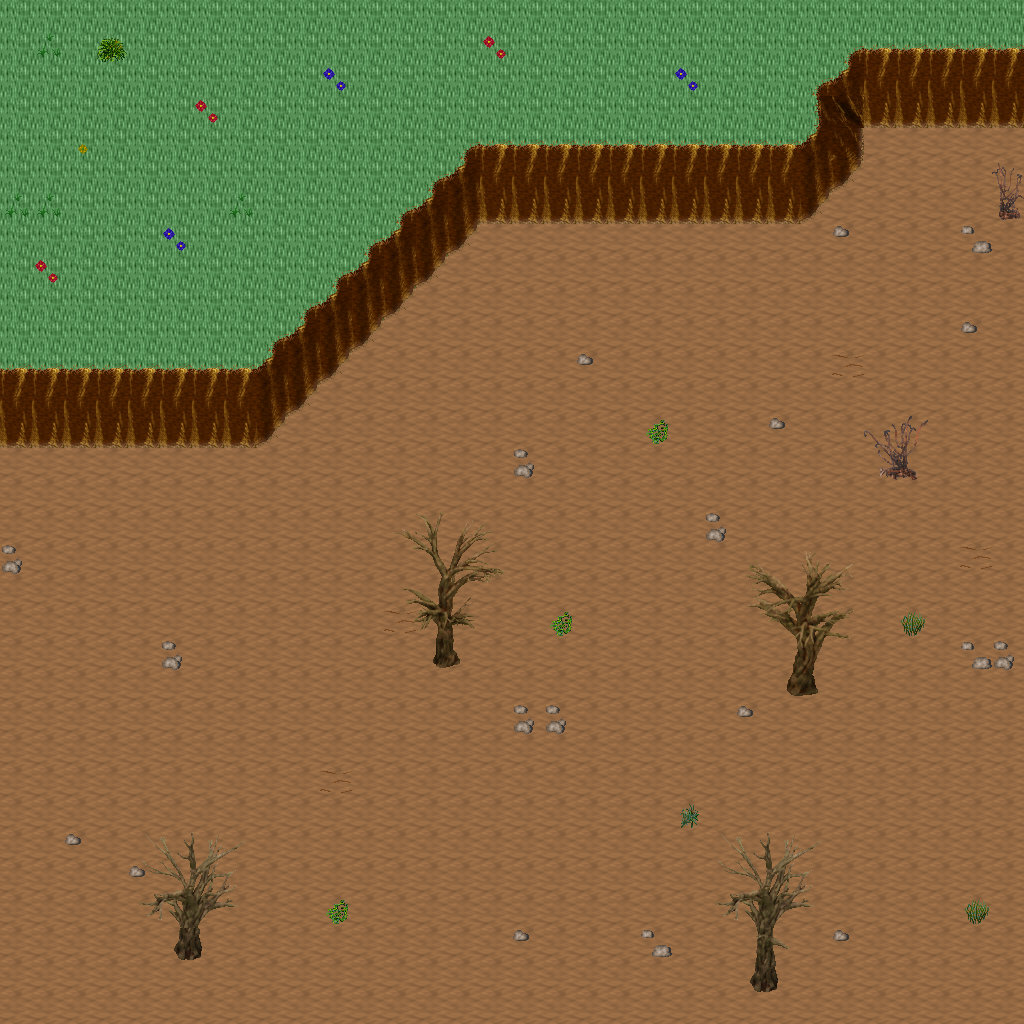

Below is a game level as drawn by its tile map, then a one-line description and the .tmx that defines it (tile-layer data replaced by summaries):
An orthogonal 32x32 tile map with 32x32 px tiles, 5 tile layers (Ground, Objects, Objects2, Above, ...), 1 hidden layer not drawn, 29 tilesets.

<map version="1.10" tiledversion="1.11.0" orientation="orthogonal" renderorder="right-down" width="32" height="32" tilewidth="32" tileheight="32" infinite="0" nextlayerid="11" nextobjectid="1">
 <tileset firstgid="1" name="ground_ground" tilewidth="32" tileheight="32" tilecount="33" columns="3">
  <image source="../drawable/ground_ground.png" width="96" height="352" />
 </tileset>
 <tileset firstgid="34" name="ground_ridge_earth_dark" tilewidth="32" tileheight="32" tilecount="96" columns="12">
  <image source="../drawable/ground_ridge_earth_dark.png" width="384" height="256" />
 </tileset>
 <tileset firstgid="130" name="ground_rock_pebbles" tilewidth="32" tileheight="32" tilecount="3" columns="1">
  <image source="../drawable/ground_rock_pebbles.png" width="32" height="96" />
 </tileset>
 <tileset firstgid="133" name="ground_ladder_steps" tilewidth="32" tileheight="32" tilecount="6" columns="3">
  <image source="../drawable/ground_ladder_steps.png" width="96" height="64" />
 </tileset>
 <tileset firstgid="139" name="ground_grass_edges" tilewidth="32" tileheight="32" tilecount="36" columns="12">
  <image source="../drawable/ground_grass_edges.png" width="384" height="96" />
 </tileset>
 <tileset firstgid="175" name="ground_grass_corners" tilewidth="32" tileheight="32" tilecount="24" columns="6">
  <image source="../drawable/ground_grass_corners.png" width="192" height="128" />
 </tileset>
 <tileset firstgid="199" name="ground_earth_edges" tilewidth="32" tileheight="32" tilecount="18" columns="6">
  <image source="../drawable/ground_earth_edges.png" width="192" height="96" />
 </tileset>
 <tileset firstgid="217" name="plant_flower_daisy_white" tilewidth="32" tileheight="32" tilecount="8" columns="2">
  <image source="../drawable/plant_flower_daisy_white.png" width="64" height="128" />
 </tileset>
 <tileset firstgid="225" name="item_corpse_huge_animal" tilewidth="32" tileheight="32" tilecount="16" columns="2">
  <image source="../drawable/item_corpse_huge_animal.png" width="64" height="256" />
 </tileset>
 <tileset firstgid="241" name="plant_grasses" tilewidth="32" tileheight="32" tilecount="6" columns="3">
  <image source="../drawable/plant_grasses.png" width="96" height="64" />
 </tileset>
 <tileset firstgid="247" name="plant_flower_daisy_blue" tilewidth="32" tileheight="32" tilecount="8" columns="2">
  <image source="../drawable/plant_flower_daisy_blue.png" width="64" height="128" />
 </tileset>
 <tileset firstgid="255" name="plant_flower_daisy_yellow" tilewidth="32" tileheight="32" tilecount="8" columns="2">
  <image source="../drawable/plant_flower_daisy_yellow.png" width="64" height="128" />
 </tileset>
 <tileset firstgid="263" name="plant_flower_daisy_red" tilewidth="32" tileheight="32" tilecount="8" columns="2">
  <image source="../drawable/plant_flower_daisy_red.png" width="64" height="128" />
 </tileset>
 <tileset firstgid="271" name="plant_bush_bushes" tilewidth="32" tileheight="32" tilecount="10" columns="5">
  <image source="../drawable/plant_bush_bushes.png" width="160" height="64" />
 </tileset>
 <tileset firstgid="281" name="plant_stump_stump_brown" tilewidth="32" tileheight="32" tilecount="4" columns="2">
  <image source="../drawable/plant_stump_stump_brown.png" width="64" height="64" />
 </tileset>
 <tileset firstgid="285" name="logic_creature_orc" tilewidth="32" tileheight="32" tilecount="6" columns="6">
  <image source="../drawable/logic_creature_orc.png" width="192" height="32" />
 </tileset>
 <tileset firstgid="291" name="logic_creature_gnome" tilewidth="32" tileheight="32" tilecount="6" columns="6">
  <image source="../drawable/logic_creature_gnome.png" width="192" height="32" />
 </tileset>
 <tileset firstgid="297" name="logic_portal" tilewidth="32" tileheight="32" tilecount="24" columns="8">
  <image source="../drawable/logic_portal.png" width="256" height="96" />
 </tileset>
 <tileset firstgid="321" name="logic_creature_animal" tilewidth="32" tileheight="32" tilecount="32" columns="8">
  <image source="../drawable/logic_creature_animal.png" width="256" height="128" />
 </tileset>
 <tileset firstgid="353" name="logic_collision" tilewidth="32" tileheight="32" tilecount="1" columns="1">
  <image source="../drawable/logic_collision.png" width="32" height="32" />
 </tileset>
 <tileset firstgid="354" name="plant_tree_dead_tree_5" tilewidth="32" tileheight="32" tilecount="20" columns="4">
  <image source="../drawable/plant_tree_dead_tree_5.png" width="128" height="160" />
 </tileset>
 <tileset firstgid="374" name="plant_tree_dead_tree_6" tilewidth="32" tileheight="32" tilecount="20" columns="4">
  <image source="../drawable/plant_tree_dead_tree_6.png" width="128" height="160" />
 </tileset>
 <tileset firstgid="394" name="plant_tree_dead_tree_7" tilewidth="32" tileheight="32" tilecount="20" columns="4">
  <image source="../drawable/plant_tree_dead_tree_7.png" width="128" height="160" />
 </tileset>
 <tileset firstgid="414" name="plant_bush_large_dead" tilewidth="32" tileheight="32" tilecount="2" columns="1">
  <image source="../drawable/plant_bush_large_dead.png" width="32" height="64" />
 </tileset>
 <tileset firstgid="416" name="plant_bush_large_wide_dead" tilewidth="32" tileheight="32" tilecount="4" columns="2">
  <image source="../drawable/plant_bush_large_wide_dead.png" width="64" height="64" />
 </tileset>
 <tileset firstgid="420" name="plant_grasses_wildland" tilewidth="32" tileheight="32" tilecount="4" columns="4">
  <image source="../drawable/plant_grasses_wildland.png" width="128" height="32" />
 </tileset>
 <tileset firstgid="424" name="object_skullsonspikes_l" tilewidth="32" tileheight="32" tilecount="12" columns="4">
  <image source="../drawable/object_skullsonspikes_l.png" width="128" height="96" />
 </tileset>
 <tileset firstgid="436" name="object_skullsonspikes_r" tilewidth="32" tileheight="32" tilecount="12" columns="4">
  <image source="../drawable/object_skullsonspikes_r.png" width="128" height="96" />
 </tileset>
 <tileset firstgid="448" name="logic_item_herb" tilewidth="32" tileheight="32" tilecount="5" columns="5">
  <image source="../drawable/logic_item_herb.png" width="160" height="32" />
 </tileset>
 <layer id="1" name="Ground" width="32" height="32">
  <data>[1024 cells, 1024 non-empty, 2 distinct tile ids]</data>
 </layer>
 <layer id="2" name="Objects" width="32" height="32">
  <data>[1024 cells, 133 non-empty, 19 distinct tile ids]</data>
 </layer>
 <layer id="3" name="Objects2" width="32" height="32">
  <data>[1024 cells, 26 non-empty, 13 distinct tile ids]</data>
 </layer>
 <layer id="4" name="Above" width="32" height="32">
  <data>[1024 cells, 58 non-empty, 46 distinct tile ids]</data>
 </layer>
 <layer id="5" name="Above2" width="32" height="32">
  <data>[1024 cells, 0 non-empty, 0 distinct tile ids]</data>
 </layer>
 <layer id="6" name="Walkable" width="32" height="32" visible="0">
  <data>[1024 cells, 119 non-empty, 1 distinct tile ids]</data>
 </layer>
 <objectgroup id="7" name="Mapevents" />
 <objectgroup id="8" name="Spawn" />
 <objectgroup id="9" name="Keys" />
 <objectgroup id="10" name="Replace" />
</map>
